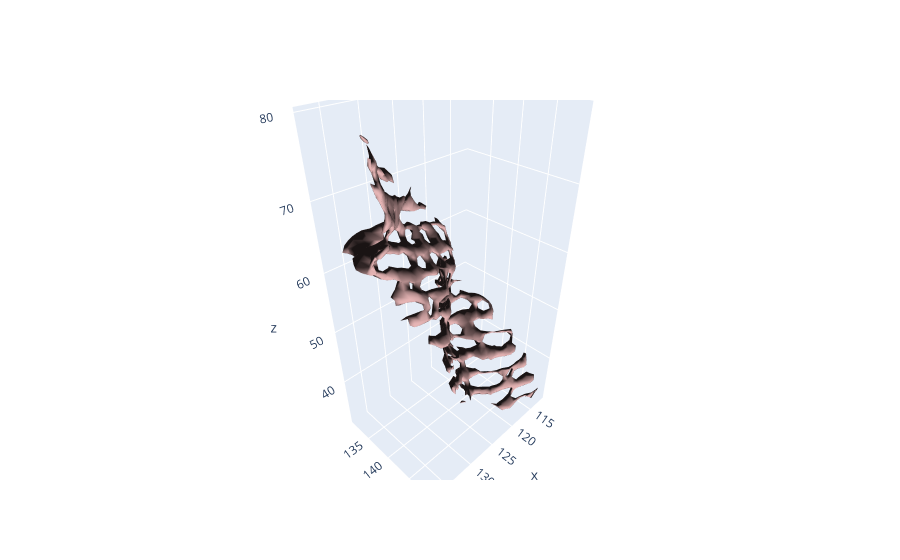

This figure's notebook cell:
### Code cell
from soma import aims
import moving_averages as ma

temp_dir = tempfile.mkdtemp()
mask_filename = f"{temp_dir}/mask.nii.gz"
aims.write(vol_mask, mask_filename)
bucket_filename = f"{temp_dir}/mask.bck"
cmd = f"AimsFileConvert -c Bucket -t VOID -e 1 -i {mask_filename} -o {bucket_filename}"
os.system(cmd)

# Displays bucket file
bucket, bucket_raw, dxyz, rot, tr = ma.load_bucket(bucket_filename)
m = cld.buket_to_mesh(bucket)
cld.draw(m)

### Figure 1 — Plotly figure (JSON) as saved in the notebook; plotly's stock layout.template omitted (floating-point values rounded to 4 significant figures; data arrays with more than 128 entries replaced by an {"elided": "..."} marker saying what was removed)
{"data": [{"color": "rgb(255,200,200)", "i": {"elided": "3640 int values"}, "j": {"elided": "3640 int values"}, "k": {"elided": "3640 int values"}, "lighting": {"ambient": 0.1}, "lightposition": {"x": 0, "y": 0, "z": 0}, "name": "trace 0", "opacity": 1, "type": "mesh3d", "x": {"elided": "1770 float values"}, "y": {"elided": "1770 float values"}, "z": {"elided": "1770 float values"}}], "layout": {"legend": {"itemsizing": "constant"}}}
